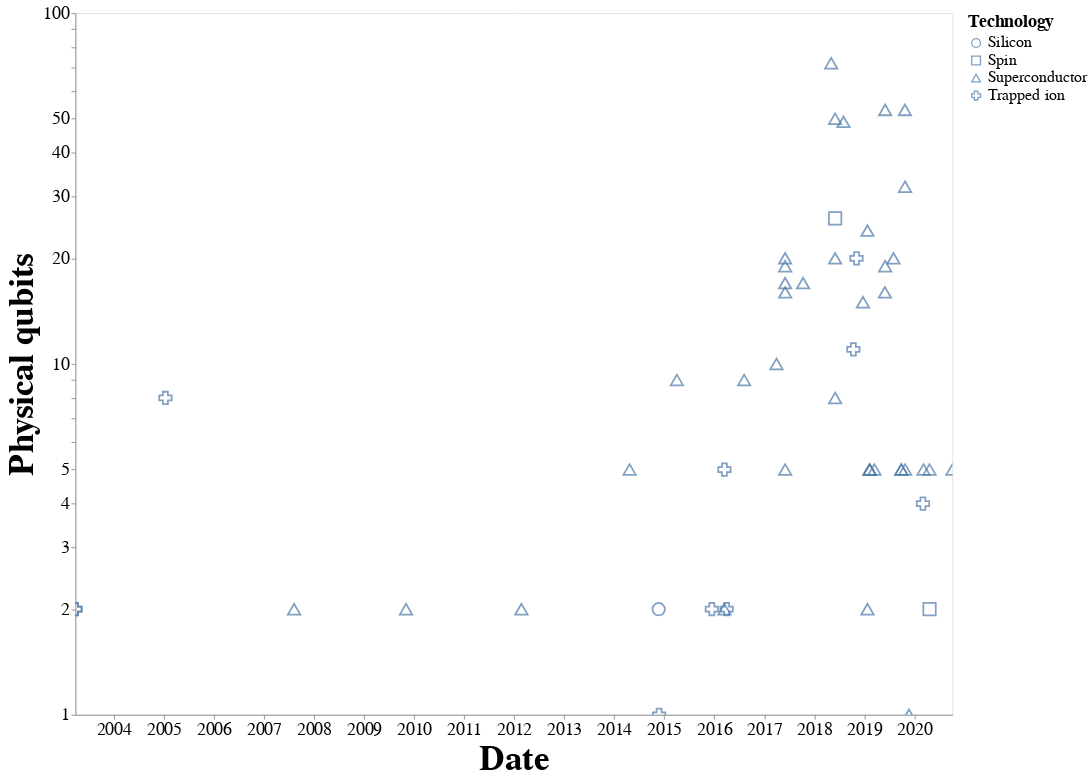

Notebook code for this chart:
### Markdown cell above
# Data visualization

### Code cell
#@title Plot key metrics against years {display-mode: "form"}
target = "Physical qubits" #@param ["Physical qubits", "Average two-qubit gate error rate", "Generalized logical qubits"]
data_horizon = [2002, 2022] #@param
data_horizon = [pd.Timestamp(year=x, month=1, day=1) for x in data_horizon]

# Filter the data
df_hat = df.dropna(subset=["Date", target])
df_hat = df_hat[df_hat[target]> 0.]
df_hat = df_hat[data_horizon[0] <= df_hat["Date"]]
df_hat = df_hat[df_hat["Date"] <= data_horizon[1]]



print(f"n = {len(df_hat)}")

# Plot the filtered data
alt.Chart(df_hat,width=1000, height=800
).mark_point(size=200).encode(
  x=alt.X('Date', scale=alt.Scale(), axis = alt.Axis(format = ("%Y"))),
  y=alt.Y(target, scale=alt.Scale(type="log")),
  shape = 'Technology',
  tooltip='Source'
).configure_axis(grid=False,
    labelFontSize=20,
    titleFontSize=40).interactive().configure_legend(
    titleFontSize=20,
    labelFontSize = 18,
    gradientLength=400,
    gradientThickness=30
)

### Figure 1 — Vega-Lite specification as saved in the notebook (floating-point values rounded to 4 significant figures)
{"config": {"view": {"continuousWidth": 400, "continuousHeight": 300}, "axis": {"grid": false, "labelFontSize": 20, "titleFontSize": 40}, "legend": {"gradientLength": 400, "gradientThickness": 30, "labelFontSize": 18, "titleFontSize": 20}}, "data": {"name": "data-7b0dac12b3c29993d477d0500dac4b3b"}, "mark": {"type": "point", "size": 200}, "encoding": {"shape": {"type": "nominal", "field": "Technology"}, "tooltip": {"type": "nominal", "field": "Source"}, "x": {"type": "temporal", "axis": {"format": "%Y"}, "field": "Date", "scale": {}}, "y": {"type": "quantitative", "field": "Physical qubits", "scale": {"type": "log"}}}, "height": 800, "selection": {"selector008": {"type": "interval", "bind": "scales", "encodings": ["x", "y"]}}, "width": 1000, "$schema": "https://vega.github.io/schema/vega-lite/v4.8.1.json", "datasets": {"data-7b0dac12b3c29993d477d0500dac4b3b": [{"Designation": "Aspen-7", "Source": "\"Proveedores de hardware de Amazon Braket\"", "Link to source": "https://aws.amazon.com/es/braket/hardware-providers/#Rigetti", "Meta source": "Quantum Computing Report", "Group": "Rigetti", "Source type": "Hardware provider information sheet", "Technology": "Superconductor", "Date": "2019-10-24T00:00:00", "Year": 2020.0, "Physical qubits": 32.0, "Average two-qubit gate error rate": 0.048, "NOTE: Hover over the cells marked with a black triangle for context and quotes": "", "Generalized logical qubits": 0.0}, {"Designation": "Yorktown - ibmqx2", "Source": "(IBM Quantum Computing Experience)", "Link to source": "https://quantum-computing.ibm.com/", "Meta source": "IBM Quantum Experience Available Systems", "Group": "IBM", "Source type": "Cloud quantum computing service", "Technology": "Superconductor", "Date": "2019-03-15T00:00:00", "Year": 2019.0, "Physical qubits": 5.0, "Average two-qubit gate error rate": 0.0396, "NOTE: Hover over the cells marked with a black triangle for context and quotes": "", "Generalized logical qubits": 0.0}, {"Designation": "Melbourne", "Source": "(IBM Quantum Computing Experience)", "Link to source": "https://quantum-computing.ibm.com/", "Meta source": "IBM Quantum Experience Available Systems", "Group": "IBM", "Source type": "Cloud quantum computing service", "Technology": "Superconductor", "Date": "2018-12-21T00:00:00", "Year": 2019.0, "Physical qubits": 15.0, "Average two-qubit gate error rate": 0.0545, "NOTE: Hover over the cells marked with a black triangle for context and quotes": "", "Generalized logical qubits": 0.0}, {"Designation": "Vigo", "Source": "(IBM Quantum Computing Experience)", "Link to source": "https://quantum-computing.ibm.com/", "Meta source": "IBM Quantum Experience Available Systems", "Group": "IBM", "Source type": "Cloud quantum computing service", "Technology": "Superconductor", "Date": "2019-02-08T00:00:00", "Year": 2019.0, "Physical qubits": 5.0, "Average two-qubit gate error rate": 0.00966, "NOTE: Hover over the cells marked with a black triangle for context and quotes": "", "Generalized logical qubits": 2.686e-07}, {"Designation": "Ourense", "Source": "(IBM Quantum Computing Experience)", "Link to source": "https://quantum-computing.ibm.com/", "Meta source": "IBM Quantum Experience Available Systems", "Group": "IBM", "Source type": "Cloud quantum computing service", "Technology": "Superconductor", "Date": "2019-02-08T00:00:00", "Year": 2019.0, "Physical qubits": 5.0, "Average two-qubit gate error rate": 0.00909, "NOTE: Hover over the cells marked with a black triangle for context and quotes": "", "Generalized logical qubits": 2.048e-06}, {"Designation": "London", "Source": "(IBM Quantum Computing Experience)", "Link to source": "https://quantum-computing.ibm.com/", "Meta source": "IBM Quantum Experience Available Systems", "Group": "IBM", "Source type": "Cloud quantum computing service", "Technology": "Superconductor", "Date": "2019-09-27T00:00:00", "Year": 2020.0, "Physical qubits": 5.0, "Average two-qubit gate error rate": 0.0108, "NOTE: Hover over the cells marked with a black triangle for context and quotes": "", "Generalized logical qubits": 0.0}, {"Designation": "Burlington", "Source": "(IBM Quantum Computing Experience)", "Link to source": "https://quantum-computing.ibm.com/", "Meta source": "IBM Quantum Experience Available Systems", "Group": "IBM", "Source type": "Cloud quantum computing service", "Technology": "Superconductor", "Date": "2019-09-27T00:00:00", "Year": 2020.0, "Physical qubits": 5.0, "Average two-qubit gate error rate": 0.0147, "NOTE: Hover over the cells marked with a black triangle for context and quotes": "", "Generalized logical qubits": 0.0}, {"Designation": "Essex", "Source": "(IBM Quantum Computing Experience)", "Link to source": "https://quantum-computing.ibm.com/", "Meta source": "IBM Quantum Experience Available Systems", "Group": "IBM", "Source type": "Cloud quantum computing service", "Technology": "Superconductor", "Date": "2019-10-25T00:00:00", "Year": 2020.0, "Physical qubits": 5.0, "Average two-qubit gate error rate": 0.0113, "NOTE: Hover over the cells marked with a black triangle for context and quotes": "", "Generalized logical qubits": 0.0}, {"Designation": "IBMQ Armonk", "Source": "(IBM Quantum Computing Experience)", "Link to source": "https://quantum-computing.ibm.com/", "Meta source": "IBM Quantum Experience Available Systems", "Group": "IBM", "Source type": "Cloud quantum computing service", "Technology": "Superconductor", "Date": "2019-11-22T00:00:00", "Year": 2020.0, "Physical qubits": 1.0, "Average two-qubit gate error rate": null, "NOTE: Hover over the cells marked with a black triangle for context and quotes": "", "Generalized logical qubits": null}, {"Designation": "IBMQ Bogota", "Source": "(IBM Quantum Computing Experience)", "Link to source": "https://quantum-computing.ibm.com/", "Meta source": "IBM Quantum Experience Available Systems", "Group": "IBM", "Source type": "Cloud quantum computing service", "Technology": "Superconductor", "Date": "2020-03-07T00:00:00", "Year": 2020.0, "Physical qubits": 5.0, "Average two-qubit gate error rate": 0.0127, "NOTE: Hover over the cells marked with a black triangle for context and quotes": "", "Generalized logical qubits": 0.0}, {"Designation": "IBMQ Rome", "Source": "(IBM Quantum Computing Experience)", "Link to source": "https://quantum-computing.ibm.com/", "Meta source": "IBM Quantum Experience Available Systems", "Group": "IBM", "Source type": "Cloud quantum computing service", "Technology": "Superconductor", "Date": "2020-10-04T00:00:00", "Year": 2021.0, "Physical qubits": 5.0, "Average two-qubit gate error rate": 0.0102, "NOTE: Hover over the cells marked with a black triangle for context and quotes": "", "Generalized logical qubits": 0.0}, {"Designation": "Valencia - IBMQX5", "Source": "(IBM Quantum Computing Experience)", "Link to source": "https://quantum-computing.ibm.com/docs/cloud/backends/systems", "Meta source": "IBM Quantum Experience Available Systems", "Group": "IBM", "Source type": "Cloud quantum computing service", "Technology": "Superconductor", "Date": "2019-02-08T00:00:00", "Year": 2019.0, "Physical qubits": 5.0, "Average two-qubit gate error rate": 0.00926, "NOTE: Hover over the cells marked with a black triangle for context and quotes": "", "Generalized logical qubits": 1.329e-06}, {"Designation": "Acorn", "Source": "(pyQuil documentation)", "Link to source": "http://docs.rigetti.com/en/1.9/qpu.html", "Meta source": "", "Group": "Rigetti", "Source type": "Industry website", "Technology": "Superconductor", "Date": "2017-06-01T00:00:00", "Year": 2018.0, "Physical qubits": 19.0, "Average two-qubit gate error rate": 0.125, "NOTE: Hover over the cells marked with a black triangle for context and quotes": "", "Generalized logical qubits": 0.0}, {"Designation": "Agave", "Source": "(pyQuil documentation)", "Link to source": "http://docs.rigetti.com/en/1.9/qpu.html#id1", "Meta source": "", "Group": "Rigetti", "Source type": "Industry website", "Technology": "Superconductor", "Date": "2018-06-01T00:00:00", "Year": 2018.0, "Physical qubits": 8.0, "Average two-qubit gate error rate": 0.13, "NOTE: Hover over the cells marked with a black triangle for context and quotes": "", "Generalized logical qubits": 0.0}, {"Designation": "Austin - Penguin 1", "Source": "[NEED BETTER SOURCE]", "Link to source": "https://twitter.com/jaygambetta/status/1181248630784741376/photo/1", "Meta source": "", "Group": "IBM", "Source type": "[NEED BETTER SOURCE]", "Technology": "Superconductor", "Date": "2018-06-01T00:00:00", "Year": 2018.0, "Physical qubits": 20.0, "Average two-qubit gate error rate": null, "NOTE: Hover over the cells marked with a black triangle for context and quotes": "", "Generalized logical qubits": null}, {"Designation": "IBM Q 50 Prototype", "Source": "[NEED BETTER SOURCE]", "Link to source": "[NEED BETTER SOURCE]", "Meta source": "", "Group": "IBM", "Source type": "[NEED BETTER SOURCE]", "Technology": "Superconductor", "Date": "2018-06-01T00:00:00", "Year": 2018.0, "Physical qubits": 50.0, "Average two-qubit gate error rate": null, "NOTE: Hover over the cells marked with a black triangle for context and quotes": "", "Generalized logical qubits": null}, {"Designation": "Rüschlikon - IBM QX5", "Source": "[UNRELIABLE SOURCE]", "Link to source": "https://arxiv.org/pdf/1808.05661.pdf", "Meta source": "", "Group": "IBM", "Source type": "[NEED BETTER SOURCE]", "Technology": "Superconductor", "Date": "2017-06-01T00:00:00", "Year": 2018.0, "Physical qubits": 16.0, "Average two-qubit gate error rate": 0.05, "NOTE: Hover over the cells marked with a black triangle for context and quotes": "", "Generalized logical qubits": 0.0}, {"Designation": "NA", "Source": "10-qubit entanglement and parallel logic operations with a superconducting circuit", "Link to source": "https://arxiv.org/abs/1703.10302", "Meta source": "", "Group": "USTC", "Source type": "Journal article", "Technology": "Superconductor", "Date": "2017-03-30T00:00:00", "Year": 2017.0, "Physical qubits": 10.0, "Average two-qubit gate error rate": 0.332, "NOTE: Hover over the cells marked with a black triangle for context and quotes": "", "Generalized logical qubits": 0.0}, {"Designation": "Tangle Lake", "Source": "2018 CES: Intel Advances Quantum and Neuromorphic Computing Research", "Link to source": "https://newsroom.intel.com/news/intel-advances-quantum-neuromorphic-computing-research/#gs.km6yka", "Meta source": "", "Group": "Intel", "Source type": "Press release", "Technology": "Superconductor", "Date": "2018-08-01T00:00:00", "Year": 2019.0, "Physical qubits": 49.0, "Average two-qubit gate error rate": null, "NOTE: Hover over the cells marked with a black triangle for context and quotes": "", "Generalized logical qubits": null}, {"Designation": "Bristlecone", "Source": "A Preview of Bristlecone, Google’s New Quantum Processor", "Link to source": "https://ai.googleblog.com/2018/03/a-preview-of-bristlecone-googles-new.html", "Meta source": "", "Group": "Google", "Source type": "Industry blog", "Technology": "Superconductor", "Date": "2018-05-03T00:00:00", "Year": 2018.0, "Physical qubits": 72.0, "Average two-qubit gate error rate": 0.006, "NOTE: Hover over the cells marked with a black triangle for context and quotes": "", "Generalized logical qubits": 0.0008598}, {"Designation": "NA", "Source": "A two-qubit logic gate in silicon", "Link to source": "https://arxiv.org/abs/1411.5760", "Meta source": "", "Group": "UNSW", "Source type": "Journal article", "Technology": "Silicon", "Date": "2014-11-21T00:00:00", "Year": 2015.0, "Physical qubits": 2.0, "Average two-qubit gate error rate": 0.009, "NOTE: Hover over the cells marked with a black triangle for context and quotes": "", "Generalized logical qubits": 9.995e-07}, {"Designation": "IonQ 11 Qubit", "Source": "Benchmarking an 11-qubit quantum computer", "Link to source": "https://www.nature.com/articles/s41467-019-13534-2", "Meta source": "Wikipedia Timeline of Quantum Computing", "Group": "IonQ", "Source type": "Journal article", "Technology": "Trapped ion", "Date": "2018-10-12T00:00:00", "Year": 2019.0, "Physical qubits": 11.0, "Average two-qubit gate error rate": 0.025, "NOTE: Hover over the cells marked with a black triangle for context and quotes": "", "Generalized logical qubits": 0.0}, {"Designation": "NA", "Source": "Complete universal quantum gate set approaching fault-tolerant thresholds with superconducting qubits", "Link to source": "https://arxiv.org/abs/1202.5344", "Meta source": "Quantum Computing: Progress and prospects", "Group": "IBM", "Source type": "Journal article", "Technology": "Superconductor", "Date": "2012-02-23T00:00:00", "Year": 2012.0, "Physical qubits": 2.0, "Average two-qubit gate error rate": 0.05, "NOTE: Hover over the cells marked with a black triangle for context and quotes": "", "Generalized logical qubits": 0.0}, {"Designation": "Tenerife - IBM QX4", "Source": "Cramming More Power Into a Quantum Device", "Link to source": "https://www.ibm.com/blogs/research/2019/03/power-quantum-device/", "Meta source": "", "Group": "IBM", "Source type": "Industry blog", "Technology": "Superconductor", "Date": "2017-06-01T00:00:00", "Year": 2018.0, "Physical qubits": 5.0, "Average two-qubit gate error rate": 0.0402, "NOTE: Hover over the cells marked with a black triangle for context and quotes": "", "Generalized logical qubits": 0.0}, {"Designation": "Tokyo - Penguin 2", "Source": "Cramming More Power Into a Quantum Device", "Link to source": "https://www.ibm.com/blogs/research/2019/03/power-quantum-device/", "Meta source": "", "Group": "IBM", "Source type": "Industry blog", "Technology": "Superconductor", "Date": "2017-06-01T00:00:00", "Year": 2018.0, "Physical qubits": 20.0, "Average two-qubit gate error rate": 0.0284, "NOTE: Hover over the cells marked with a black triangle for context and quotes": "", "Generalized logical qubits": 0.0}, {"Designation": "IBM Q System One", "Source": "Cramming More Power Into a Quantum Device", "Link to source": "https://www.ibm.com/blogs/research/2019/03/power-quantum-device/", "Meta source": "", "Group": "IBM", "Source type": "Industry blog", "Technology": "Superconductor", "Date": "2019-08-01T00:00:00", "Year": 2020.0, "Physical qubits": 20.0, "Average two-qubit gate error rate": 0.0169, "NOTE: Hover over the cells marked with a black triangle for context and quotes": "", "Generalized logical qubits": 0.0}, {"Designation": "Poughkeepsie - Penguin 3", "Source": "Cramming More Power Into a Quantum Device", "Link to source": "https://www.ibm.com/blogs/research/2019/03/power-quantum-device/", "Meta source": "", "Group": "IBM", "Source type": "Industry blog", "Technology": "Superconductor", "Date": "2019-06-01T00:00:00", "Year": 2020.0, "Physical qubits": 19.0, "Average two-qubit gate error rate": 0.0225, "NOTE: Hover over the cells marked with a black triangle for context and quotes": "", "Generalized logical qubits": 0.0}, {"Designation": "NA", "Source": "Demonstration of a Parametrically-Activated Entangling Gate Protected from Flux Noise", "Link to source": "https://arxiv.org/abs/1901.08035", "Meta source": "", "Group": "Rigetti", "Source type": "Journal article", "Technology": "Superconductor", "Date": "2019-01-23T00:00:00", "Year": 2019.0, "Physical qubits": 2.0, "Average two-qubit gate error rate": 0.008, "NOTE: Hover over the cells marked with a black triangle for context and quotes": "", "Generalized logical qubits": 4.505e-06}, {"Designation": "NA", "Source": "Demonstration of a small programmable quantum computer with atomic qubits", "Link to source": "https://arxiv.org/abs/1603.04512", "Meta source": "Quantum Computing: Progress and prospects", "Group": "Joint Quantum Institute, Department of Physics, and Joint Center for Quantum Information and Computer Science, University of Maryland", "Source type": "Journal article", "Technology": "Trapped ion", "Date": "2016-03-15T00:00:00", "Year": 2016.0, "Physical qubits": 5.0, "Average two-qubit gate error rate": 0.02, "NOTE: Hover over the cells marked with a black triangle for context and quotes": "", "Generalized logical qubits": 0.0}, {"Designation": "Honeywell 4 qubit", "Source": "Demonstration of the QCCD trapped-ion quantum computer architecture", "Link to source": "https://arxiv.org/abs/2003.01293", "Meta source": "Quantum Computing Report", "Group": "Honeywell", "Source type": "Preprint", "Technology": "Trapped ion", "Date": "2020-03-03T00:00:00", "Year": 2020.0, "Physical qubits": 4.0, "Average two-qubit gate error rate": 0.008, "NOTE: Hover over the cells marked with a black triangle for context and quotes": "", "Generalized logical qubits": 9.009e-06}, {"Designation": "NA", "Source": "Demonstration of Two-Qubit Algorithms with a Superconducting Quantum Processor", "Link to source": "https://arxiv.org/abs/0903.2030", "Meta source": "Quantum Computing: Progress and prospects", "Group": "Yale Univ. and others", "Source type": "Journal article", "Technology": "Superconductor", "Date": "2009-11-03T00:00:00", "Year": 2010.0, "Physical qubits": 2.0, "Average two-qubit gate error rate": 0.2, "NOTE: Hover over the cells marked with a black triangle for context and quotes": "", "Generalized logical qubits": 0.0}, {"Designation": "NA", "Source": "Digitized adiabatic quantum computing with a superconducting circuit", "Link to source": "https://arxiv.org/abs/1511.03316", "Meta source": "", "Group": "Google", "Source type": "Journal article", "Technology": "Superconductor", "Date": "2016-08-06T00:00:00", "Year": 2017.0, "Physical qubits": 9.0, "Average two-qubit gate error rate": 0.36, "NOTE: Hover over the cells marked with a black triangle for context and quotes": "", "Generalized logical qubits": 0.0}, {"Designation": "NA", "Source": "Experimental demonstration of a robust, high-fidelity geometric two ion-qubit phase gate", "Link to source": "https://www.nature.com/articles/nature01492", "Meta source": "Quantum Computing: Progress and prospects", "Group": "Universität Innsbruck", "Source type": "Journal article", "Technology": "Trapped ion", "Date": "2003-03-27T00:00:00", "Year": 2003.0, "Physical qubits": 2.0, "Average two-qubit gate error rate": 0.03, "NOTE: Hover over the cells marked with a black triangle for context and quotes": "", "Generalized logical qubits": 0.0}, {"Designation": "NA", "Source": "High-Fidelity Preparation, Gates, Memory, and Readout of a Trapped-Ion Quantum Bit", "Link to source": "https://journals.aps.org/prl/abstract/10.1103/PhysRevLett.113.220501", "Meta source": "", "Group": "Clarendon Laboratory ; Laboratoire Matériaux et Phénomènes Quantiques", "Source type": "Journal article", "Technology": "Trapped ion", "Date": "2014-11-24T00:00:00", "Year": 2015.0, "Physical qubits": 1.0, "Average two-qubit gate error rate": null, "NOTE: Hover over the cells marked with a black triangle for context and quotes": "", "Generalized logical qubits": null}, {"Designation": "NA", "Source": "High-fidelity quantum logic gates using trapped-ion hyperfine qubits", "Link to source": "https://arxiv.org/abs/1512.04600", "Meta source": "Quantum Computing: Progress and prospects", "Group": "Clarendon Laboratory", "Source type": "Journal article", "Technology": "Trapped ion", "Date": "2015-12-14T00:00:00", "Year": 2016.0, "Physical qubits": 2.0, "Average two-qubit gate error rate": 0.001, "NOTE: Hover over the cells marked with a black triangle for context and quotes": "", "Generalized logical qubits": 0.0005226}, {"Designation": "NA", "Source": "High-Fidelity Universal Gate Set for 9Be+ Ion Qubits", "Link to source": "https://arxiv.org/abs/1604.00032", "Meta source": "Quantum Computing: Progress and prospects", "Group": "NIST", "Source type": "Journal article", "Technology": "Trapped ion", "Date": "2016-03-31T00:00:00", "Year": 2016.0, "Physical qubits": 2.0, "Average two-qubit gate error rate": 0.0008, "NOTE: Hover over the cells marked with a black triangle for context and quotes": "", "Generalized logical qubits": 0.0006347}, {"Designation": "Q17", "Source": "IBM doubles compute power for quantum systems, developers execute 300K+ experiments on IBM Quantum Cloud", "Link to source": "https://developer.ibm.com/dwblog/2017/quantum-computing-16-qubit-processor/", "Meta source": "", "Group": "IBM", "Source type": "Industry blog", "Technology": "Superconductor", "Date": "2017-06-01T00:00:00", "Year": 2018.0, "Physical qubits": 17.0, "Average two-qubit gate error rate": null, "NOTE: Hover over the cells marked with a black triangle for context and quotes": "", "Generalized logical qubits": null}, {"Designation": "IBM Q 53", "Source": "IBM Opens Quantum Computation Center in New York; Brings World's Largest Fleet of Quantum Computing Systems Online, Unveils New 53-Qubit Quantum System for Broad Use", "Link to source": "https://newsroom.ibm.com/2019-09-18-IBM-Opens-Quantum-Computation-Center-in-New-York-Brings-Worlds-Largest-Fleet-of-Quantum-Computing-Systems-Online-Unveils-New-53-Qubit-Quantum-System-for-Broad-Use", "Meta source": "", "Group": "IBM", "Source type": "Press release", "Technology": "Superconductor", "Date": "2019-06-01T00:00:00", "Year": 2020.0, "Physical qubits": 53.0, "Average two-qubit gate error rate": null, "NOTE: Hover over the cells marked with a black triangle for context and quotes": "", "Generalized logical qubits": null}, {"Designation": "Prototype", "Source": "Intel Delivers 17-Qubit Superconducting Chip with Advanced Packaging to QuTech", "Link to source": "https://newsroom.intel.com/news/intel-delivers-17-qubit-superconducting-chip-advanced-packaging-qutech/#gs.ldjijw", "Meta source": "", "Group": "Intel", "Source type": "Press release", "Technology": "Superconductor", "Date": "2017-10-10T00:00:00", "Year": 2018.0, "Physical qubits": 17.0, "Average two-qubit gate error rate": null, "NOTE: Hover over the cells marked with a black triangle for context and quotes": "", "Generalized logical qubits": null}, {"Designation": "Spin Wafer", "Source": "Intel's New Path to Quantum Computing", "Link to source": "https://spectrum.ieee.org/nanoclast/computing/hardware/intels-new-path-to-quantum-computing", "Meta source": "Quantum Computing Report", "Group": "Intel", "Source type": "Magazine article", "Technology": "Spin", "Date": "2018-06-01T00:00:00", "Year": 2018.0, "Physical qubits": 26.0, "Average two-qubit gate error rate": null, "NOTE: Hover over the cells marked with a black triangle for context and quotes": "", "Generalized logical qubits": null}, {"Designation": "NA", "Source": "Manufacturing low dissipation superconducting quantum processors", "Link to source": "https://arxiv.org/abs/1901.08042", "Meta source": "", "Group": "Rigetti", "Source type": "Journal article", "Technology": "Superconductor", "Date": "2019-01-23T00:00:00", "Year": 2019.0, "Physical qubits": 24.0, "Average two-qubit gate error rate": null, "NOTE: Hover over the cells marked with a black triangle for context and quotes": "", "Generalized logical qubits": null}, {"Designation": "NA", "Source": "Measurement of the Entanglement of Two Superconducting Qubits via State Tomography", "Link to source": "https://science.sciencemag.org/content/313/5792/1423", "Meta source": "Quantum Computing: Progress and prospects", "Group": "IBM", "Source type": "Journal article", "Technology": "Superconductor", "Date": "2007-08-09T00:00:00", "Year": 2008.0, "Physical qubits": 2.0, "Average two-qubit gate error rate": 0.13, "NOTE: Hover over the cells marked with a black triangle for context and quotes": "", "Generalized logical qubits": 0.0}, {"Designation": "NA", "Source": "Observation of Entangled States of a Fully Controlled 20-Qubit System", "Link to source": "https://arxiv.org/abs/1711.11092", "Meta source": "Quantum Computing Report", "Group": "UQOQI / Univ. Ulm / Univ. Innsbruck", "Source type": "Journal article", "Technology": "Trapped ion", "Date": "2018-11-04T00:00:00", "Year": 2019.0, "Physical qubits": 20.0, "Average two-qubit gate error rate": null, "NOTE: Hover over the cells marked with a black triangle for context and quotes": "", "Generalized logical qubits": null}, {"Designation": "NA", "Source": "Procedure for systematically tuning up crosstalk in the cross resonance gate", "Link to source": "https://arxiv.org/abs/1603.04821", "Meta source": "Quantum Computing: Progress and prospects", "Group": "IBM", "Source type": "Journal article", "Technology": "Superconductor", "Date": "2016-03-15T00:00:00", "Year": 2016.0, "Physical qubits": 2.0, "Average two-qubit gate error rate": 0.009, "NOTE: Hover over the cells marked with a black triangle for context and quotes": "", "Generalized logical qubits": 9.995e-07}, {"Designation": "Sycamore", "Source": "Quantum Supremacy Using a Programmable Superconducting Processor", "Link to source": "https://www.nature.com/articles/s41586-019-1666-5", "Meta source": "", "Group": "Google", "Source type": "Journal article", "Technology": "Superconductor", "Date": "2019-10-23T00:00:00", "Year": 2020.0, "Physical qubits": 53.0, "Average two-qubit gate error rate": 0.0036, "NOTE: Hover over the cells marked with a black triangle for context and quotes": "", "Generalized logical qubits": 0.002585}, {"Designation": "Spin-2", "Source": "Qutech press release fact sheet - Quantum Inspire", "Link to source": "https://qutech.nl/wp-content/uploads/2020/04/1.-Technical-Fact-Sheet-Quantum-Inspire.pdf", "Meta source": "Quantum Computing Report", "Group": "QuTech", "Source type": "Press release fact sheet", "Technology": "Spin", "Date": "2020-04-20T00:00:00", "Year": 2020.0, "Physical qubits": 2.0, "Average two-qubit gate error rate": null, "NOTE: Hover over the cells marked with a black triangle for context and quotes": "", "Generalized logical qubits": null}, {"Designation": "Starmon-5", "Source": "Qutech press release fact sheet - Quantum Inspire", "Link to source": "https://qutech.nl/wp-content/uploads/2020/04/1.-Technical-Fact-Sheet-Quantum-Inspire.pdf", "Meta source": "Quantum Computing Report", "Group": "QuTech", "Source type": "Press release fact sheet", "Technology": "Superconductor", "Date": "2020-04-20T00:00:00", "Year": 2020.0, "Physical qubits": 5.0, "Average two-qubit gate error rate": 0.05, "NOTE: Hover over the cells marked with a black triangle for context and quotes": "", "Generalized logical qubits": 0.0}, {"Designation": "NA", "Source": "Realization of the Cirac–Zoller controlled-NOT quantum gate", "Link to source": "https://www.nature.com/articles/nature01494", "Meta source": "Quantum Computing: Progress and prospects", "Group": "Universität Innsbruck", "Source type": "Journal article", "Technology": "Trapped ion", "Date": "2003-03-27T00:00:00", "Year": 2003.0, "Physical qubits": 2.0, "Average two-qubit gate error rate": 0.25, "NOTE: Hover over the cells marked with a black triangle for context and quotes": "", "Generalized logical qubits": 0.0}, {"Designation": "NA", "Source": "Scalable multiparticle entanglement of trapped ions", "Link to source": "https://www.nature.com/articles/nature04279", "Meta source": "Quantum Computing: Progress and prospects", "Group": "Universität Innsbruck", "Source type": "Journal article", "Technology": "Trapped ion", "Date": "2005-01-12T00:00:00", "Year": 2005.0, "Physical qubits": 8.0, "Average two-qubit gate error rate": 0.3, "NOTE: Hover over the cells marked with a black triangle for context and quotes": "", "Generalized logical qubits": 0.0}, {"Designation": "NA", "Source": "State preservation by repetitive error detection in a superconducting quantum circuit", "Link to source": "https://www.nature.com/articles/nature14270", "Meta source": "", "Group": "Google", "Source type": "Journal article", "Technology": "Superconductor", "Date": "2015-04-03T00:00:00", "Year": 2015.0, "Physical qubits": 9.0, "Average two-qubit gate error rate": 0.41, "NOTE: Hover over the cells marked with a black triangle for context and quotes": "", "Generalized logical qubits": 0.0}, {"Designation": "NA", "Source": "Superconducting quantum circuits at the surface code threshold for fault tolerance", "Link to source": "https://www.nature.com/articles/nature13171", "Meta source": "", "Group": "University of California", "Source type": "Journal article", "Technology": "Superconductor", "Date": "2014-04-23T00:00:00", "Year": 2014.0, "Physical qubits": 5.0, "Average two-qubit gate error rate": 0.006, "NOTE: Hover over the cells marked with a black triangle for context and quotes": "", "Generalized logical qubits": 5.971e-05}, {"Designation": "Aspen-4", "Source": "", "Link to source": "https://quantumcomputingreport.com/scorecards/qubit-quality/", "Meta source": "Quantum Computing Report", "Group": "Rigetti", "Source type": "[NEED BETTER SOURCE]", "Technology": "Superconductor", "Date": "2019-05-30T00:00:00", "Year": 2019.0, "Physical qubits": 16.0, "Average two-qubit gate error rate": 0.0965, "NOTE: Hover over the cells marked with a black triangle for context and quotes": "", "Generalized logical qubits": 0.0}]}}
